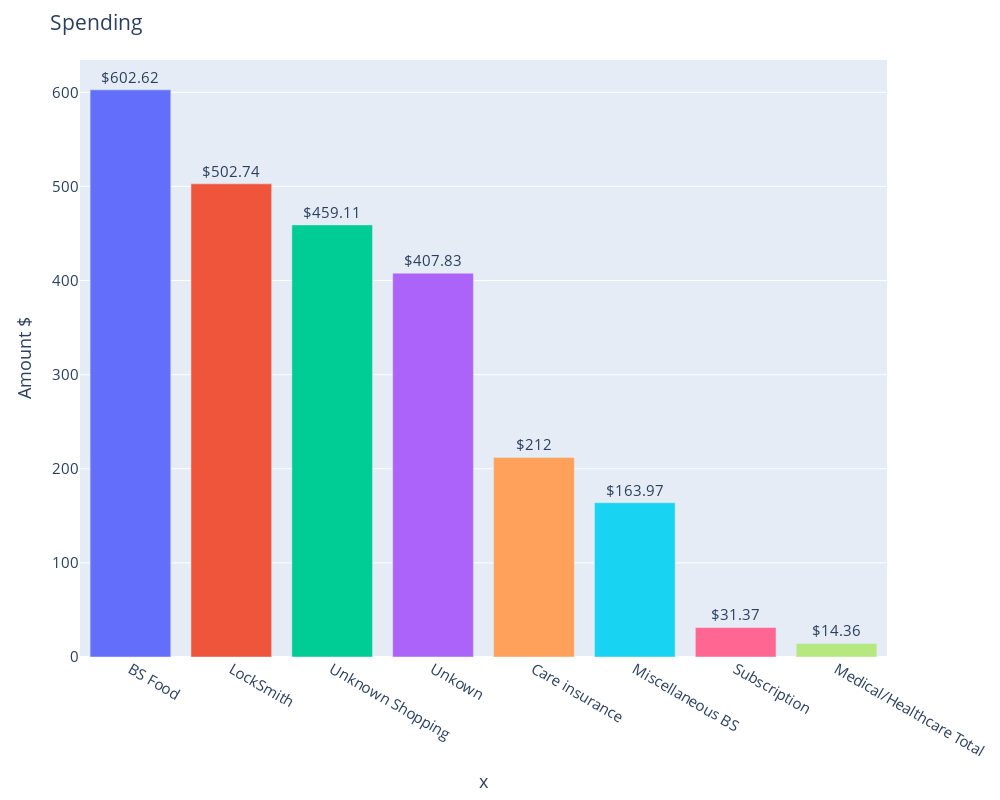

Notebook code cell kept with this figure:
### Code cell
#Bar chart of spending px
#Sort by value
spending_detail = dict(sorted(spending_detail.items(), key=lambda item: item[1], reverse=True))
fig = px.bar(x=list(spending_detail.keys()), y=list(spending_detail.values()), color=list(spending_detail.keys()), text=list(spending_detail.values()))
#update Hight and width
fig.update_layout(title_text="Spending", font_size=10, width=1000, height=800)
#update font
fig.update_layout(font_size=15)
#Update y axis title
fig.update_layout(yaxis_title="Amount $")
#Add label to bars
fig.update_traces(texttemplate='$%{text}', textposition='outside')
#hide key
fig.update_layout(showlegend=False)
fig.show()

### Figure 1 — Plotly figure (JSON) as saved in the notebook; plotly's stock layout.template omitted (floating-point values rounded to 4 significant figures)
{"data": [{"alignmentgroup": "True", "hovertemplate": "color=BS Food<br>x=%{x}<br>y=%{y}<br>text=%{text}<extra></extra>", "legendgroup": "BS Food", "marker": {"color": "#636efa", "pattern": {"shape": ""}}, "name": "BS Food", "offsetgroup": "BS Food", "orientation": "v", "showlegend": true, "text": [602.6], "textposition": "outside", "texttemplate": "$%{text}", "type": "bar", "x": ["BS Food"], "xaxis": "x", "y": [602.6], "yaxis": "y"}, {"alignmentgroup": "True", "hovertemplate": "color=LockSmith<br>x=%{x}<br>y=%{y}<br>text=%{text}<extra></extra>", "legendgroup": "LockSmith", "marker": {"color": "#EF553B", "pattern": {"shape": ""}}, "name": "LockSmith", "offsetgroup": "LockSmith", "orientation": "v", "showlegend": true, "text": [502.7], "textposition": "outside", "texttemplate": "$%{text}", "type": "bar", "x": ["LockSmith"], "xaxis": "x", "y": [502.7], "yaxis": "y"}, {"alignmentgroup": "True", "hovertemplate": "color=Unknown Shopping<br>x=%{x}<br>y=%{y}<br>text=%{text}<extra></extra>", "legendgroup": "Unknown Shopping", "marker": {"color": "#00cc96", "pattern": {"shape": ""}}, "name": "Unknown Shopping", "offsetgroup": "Unknown Shopping", "orientation": "v", "showlegend": true, "text": [459.1], "textposition": "outside", "texttemplate": "$%{text}", "type": "bar", "x": ["Unknown Shopping"], "xaxis": "x", "y": [459.1], "yaxis": "y"}, {"alignmentgroup": "True", "hovertemplate": "color=Unkown<br>x=%{x}<br>y=%{y}<br>text=%{text}<extra></extra>", "legendgroup": "Unkown", "marker": {"color": "#ab63fa", "pattern": {"shape": ""}}, "name": "Unkown", "offsetgroup": "Unkown", "orientation": "v", "showlegend": true, "text": [407.8], "textposition": "outside", "texttemplate": "$%{text}", "type": "bar", "x": ["Unkown"], "xaxis": "x", "y": [407.8], "yaxis": "y"}, {"alignmentgroup": "True", "hovertemplate": "color=Care insurance<br>x=%{x}<br>y=%{y}<br>text=%{text}<extra></extra>", "legendgroup": "Care insurance", "marker": {"color": "#FFA15A", "pattern": {"shape": ""}}, "name": "Care insurance", "offsetgroup": "Care insurance", "orientation": "v", "showlegend": true, "text": [212], "textposition": "outside", "texttemplate": "$%{text}", "type": "bar", "x": ["Care insurance"], "xaxis": "x", "y": [212], "yaxis": "y"}, {"alignmentgroup": "True", "hovertemplate": "color=Miscellaneous BS<br>x=%{x}<br>y=%{y}<br>text=%{text}<extra></extra>", "legendgroup": "Miscellaneous BS", "marker": {"color": "#19d3f3", "pattern": {"shape": ""}}, "name": "Miscellaneous BS", "offsetgroup": "Miscellaneous BS", "orientation": "v", "showlegend": true, "text": [164.0], "textposition": "outside", "texttemplate": "$%{text}", "type": "bar", "x": ["Miscellaneous BS"], "xaxis": "x", "y": [164.0], "yaxis": "y"}, {"alignmentgroup": "True", "hovertemplate": "color=Subscription<br>x=%{x}<br>y=%{y}<br>text=%{text}<extra></extra>", "legendgroup": "Subscription", "marker": {"color": "#FF6692", "pattern": {"shape": ""}}, "name": "Subscription", "offsetgroup": "Subscription", "orientation": "v", "showlegend": true, "text": [31.37], "textposition": "outside", "texttemplate": "$%{text}", "type": "bar", "x": ["Subscription"], "xaxis": "x", "y": [31.37], "yaxis": "y"}, {"alignmentgroup": "True", "hovertemplate": "color=Medical/Healthcare Total<br>x=%{x}<br>y=%{y}<br>text=%{text}<extra></extra>", "legendgroup": "Medical/Healthcare Total", "marker": {"color": "#B6E880", "pattern": {"shape": ""}}, "name": "Medical/Healthcare Total", "offsetgroup": "Medical/Healthcare Total", "orientation": "v", "showlegend": true, "text": [14.36], "textposition": "outside", "texttemplate": "$%{text}", "type": "bar", "x": ["Medical/Healthcare Total"], "xaxis": "x", "y": [14.36], "yaxis": "y"}], "layout": {"barmode": "relative", "font": {"size": 15}, "height": 800, "legend": {"title": {"text": "color"}, "tracegroupgap": 0}, "margin": {"t": 60}, "showlegend": false, "title": {"text": "Spending"}, "width": 1000, "xaxis": {"anchor": "y", "domain": [0, 1], "title": {"text": "x"}}, "yaxis": {"anchor": "x", "domain": [0, 1], "title": {"text": "Amount $"}}}}
